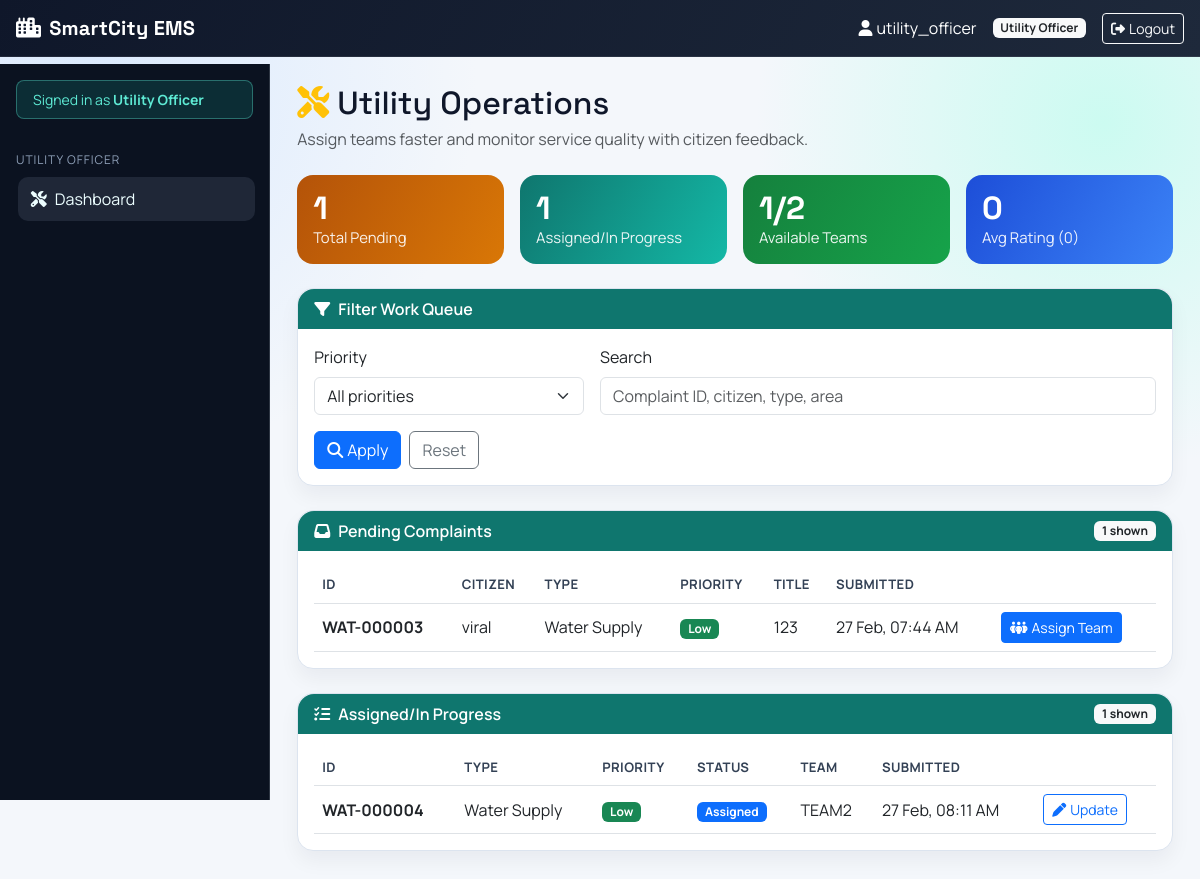
Before: /utilities/officer/ (signed in) with the older database file.
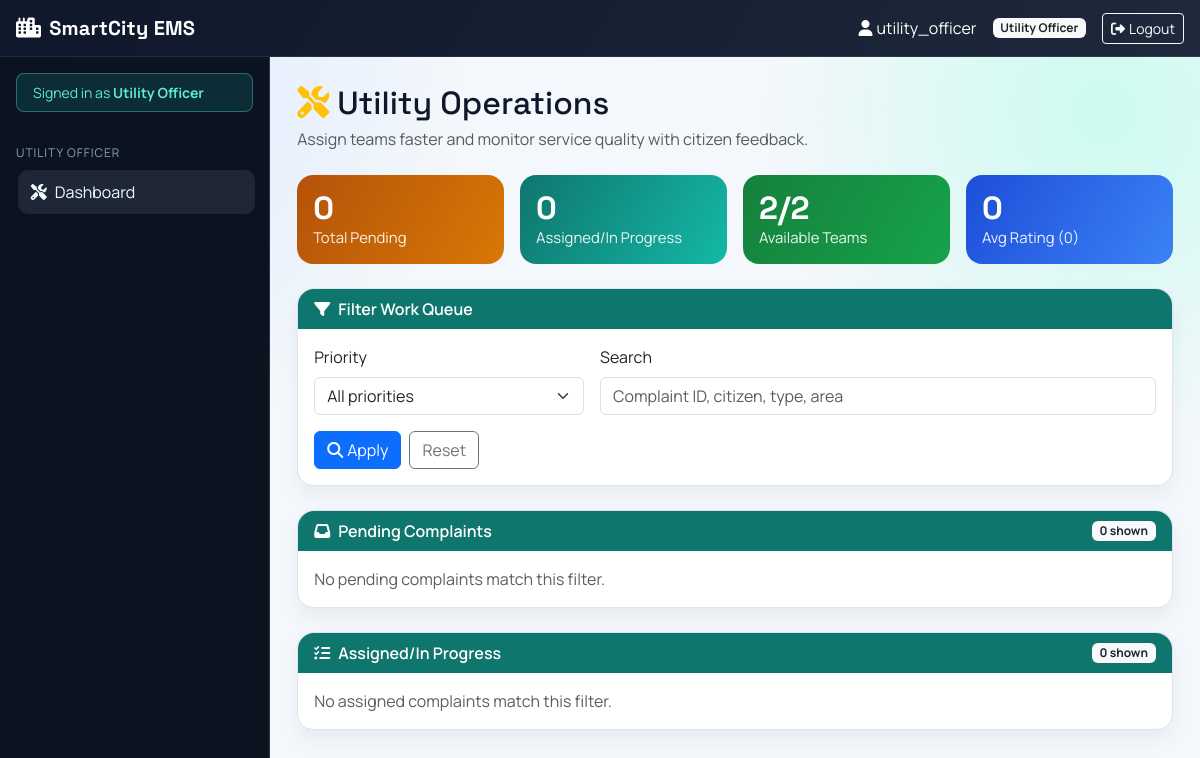
After: the same page with the newer database file.
### utilities/models.py (models this page shows, shortened)
class Complaint(models.Model):
    citizen = models.ForeignKey(
        User,
        on_delete=models.CASCADE,
        related_name='complaints'
    )
    STATUS_CHOICES = [
        ('pending', 'Pending'),
        ('assigned', 'Assigned'),
        ('in_progress', 'In Progress'),
        ('resolved', 'Resolved'),
        ('escalated', 'Escalated'),
        ('rejected', 'Rejected'),
    ]
    PRIORITY_CHOICES = [
        ('high', 'High'),
        ('medium', 'Medium'),
        ('low', 'Low'),
    ]
    citizen = models.ForeignKey(User, on_delete=models.CASCADE, related_name='complaints')
    utility_type = models.ForeignKey(UtilityType, on_delete=models.PROTECT)
    complaint_id = models.CharField(max_length=20, unique=True, editable=False)
    title = models.CharField(max_length=200)
    description = models.TextField()
    priority = models.CharField(max_length=20, choices=PRIORITY_CHOICES, default='medium')
    status = models.CharField(max_length=20, choices=STATUS_CHOICES, default='pending')
    location_lat = models.DecimalField(max_digits=9, decimal_places=6, null=True, blank=True)
    location_lng = models.DecimalField(max_digits=9, decimal_places=6, null=True, blank=True)
    address = models.TextField()
    landmark = models.CharField(max_length=200, blank=True)
    assigned_officer = models.ForeignKey(
        User,
        on_delete=models.SET_NULL,
        null=True,
        blank=True,
        related_name='assigned_complaints',
        limit_choices_to={'role': 'utility_officer'}
    )
    created_at = models.DateTimeField(auto_now_add=True)
    updated_at = models.DateTimeField(auto_now=True)
    assigned_at = models.DateTimeField(null=True, blank=True)
    resolved_at = models.DateTimeField(null=True, blank=True)
    escalated_at = models.DateTimeField(null=True, blank=True)
    resolution_notes = models.TextField(blank=True)
    satisfaction_rating = models.IntegerField(
        null=True,
        blank=True,
        choices=[(i, i) for i in range(1, 6)],
        help_text="Rate 1-5 after resolution"
    )

class UtilityType(models.Model):
    name = models.CharField(max_length=100)
    description = models.TextField()
    department = models.CharField(max_length=100)
    icon = models.CharField(max_length=50, default='wrench')

class UtilityTeamAssignment(models.Model):
    complaint = models.ForeignKey('Complaint', on_delete=models.CASCADE, related_name='team_assignments')
    team = models.ForeignKey('UtilityTeam', on_delete=models.PROTECT)
    assigned_by = models.ForeignKey('accounts.User', on_delete=models.PROTECT, related_name='utility_assignments_made')
    assigned_at = models.DateTimeField(auto_now_add=True)
    status = models.CharField(max_length=20, choices=[
        ('assigned', 'Assigned'),
        ('in_progress', 'In Progress'),
        ('resolved', 'Resolved'),
    ], default='assigned')

class UtilityTeam(models.Model):
    TEAM_TYPE_CHOICES = [
        ('water', 'Water Supply Response'),
        ('electricity', 'Electricity Response'),
        ('road_maintenance', 'Road Maintenance'),
        ('garbage', 'Garbage Management'),
        ('public_works', 'Public Works'),
        ('special_operations', 'Special Operations'),
    ]
    name = models.CharField(max_length=100)
    team_type = models.CharField(max_length=50, choices=TEAM_TYPE_CHOICES, default='water')
    team_size = models.IntegerField(default=0)
    workers = models.ManyToManyField(
        'accounts.User',
        limit_choices_to={'role': 'worker'},
        related_name='utility_teams'
    )
    vehicles = models.ManyToManyField(
        'emergency.EmergencyVehicle',  # Reuse emergency vehicles for utility teams
        related_name='utility_teams',
        blank=True
    )
    equipment = models.TextField(blank=True)
    team_leader = models.ForeignKey(
        'accounts.User',
        on_delete=models.SET_NULL,
        null=True,
        related_name='led_utility_teams',
        limit_choices_to={'role': 'worker'},
        blank=True
    )
    is_available = models.BooleanField(default=True)
    created_at = models.DateTimeField(auto_now_add=True)
    class Meta:
        ordering = ['name']

### accounts/models.py (models this page shows, shortened)
class User(AbstractUser):
    ROLE_CHOICES = [
        ('citizen', 'Citizen'),
        ('government_authority', 'Government Authority'),
        ('emergency_operator', 'Emergency Operator'),
        ('utility_officer', 'Utility Officer'),
        ('team_admin', 'Team Administrator'),
        ('worker', 'Worker'),
    ]
    role = models.CharField(max_length=50, choices=ROLE_CHOICES, default='citizen')
    phone_number = models.CharField(max_length=15, blank=True)
    address = models.TextField(blank=True)

### utilities/views.py (the view, shortened to what this page needs)
# urls.py: path('officer/', views.officer_dashboard, name='officer_dashboard'),
@login_required
def officer_dashboard(request):
    if request.user.role != 'utility_officer':
        messages.error(request, 'Access denied. Only utility officers can access this page.')
        return redirect('dashboard:dashboard')
    selected_priority = request.GET.get('priority', '').strip()
    search_query = request.GET.get('q', '').strip()
    valid_priorities = {choice[0] for choice in Complaint.PRIORITY_CHOICES}
    pending_complaints = Complaint.objects.filter(status='pending').select_related('citizen', 'utility_type')
    assigned_complaints = Complaint.objects.filter(
        status__in=['assigned', 'in_progress']
    ).select_related('citizen', 'utility_type').prefetch_related('team_assignments__team')
    if selected_priority in valid_priorities:
        pending_complaints = pending_complaints.filter(priority=selected_priority)
        assigned_complaints = assigned_complaints.filter(priority=selected_priority)
    else:
        selected_priority = ''
    pending_complaints = pending_complaints.order_by('-created_at')
    assigned_complaints = assigned_complaints.order_by('-created_at')
    total_assigned = Complaint.objects.filter(status__in=['assigned', 'in_progress']).count()
    total_pending = Complaint.objects.filter(status='pending').count()
    in_progress = Complaint.objects.filter(status='in_progress').count()
    resolved_today = Complaint.objects.filter(
        status='resolved',
        resolved_at__date=timezone.now().date(),
    ).count()
    total_teams = UtilityTeam.objects.count()
    available_teams = UtilityTeam.objects.filter(is_available=True).count()
    rated_queryset = Complaint.objects.filter(status='resolved', satisfaction_rating__isnull=False)
    average_satisfaction = rated_queryset.aggregate(avg=Avg('satisfaction_rating'))['avg'] or 0
    context = {
        'assigned_complaints': assigned_complaints,
        'pending_complaints': pending_complaints,
        'total_assigned': total_assigned,
        'total_pending': total_pending,
        'in_progress': in_progress,
        'resolved_today': resolved_today,
        'total_teams': total_teams,
        'available_teams': available_teams,
        'average_satisfaction': round(average_satisfaction, 2),
        'rated_resolved_count': rated_queryset.count(),
        'priority_options': Complaint.PRIORITY_CHOICES,
        'selected_priority': selected_priority,
        'search_query': search_query,
        'filtered_pending_count': pending_complaints.count(),
        'filtered_assigned_count': assigned_complaints.count(),
    }
    return render(request, 'utilities/officer_dashboard.html', context)

### templates/utilities/officer_dashboard.html (shortened to what the changed rows need)
{% extends 'dashboard/base_dashboard.html' %}
{% block dashboard_content %}
<div class="d-flex flex-wrap justify-content-between align-items-start mb-4 gap-2">
  <div>
    <h2 class="mb-1"><i class="fas fa-screwdriver-wrench me-2 text-warning"></i>Utility Operations</h2>
  </div>
</div>
<div class="row g-3 mb-4">
  <div class="col-sm-6 col-xl-3">
    <div class="stat-card warning h-100">
      <div class="stat-number">{{ total_pending }}</div>
      <div class="stat-label">Total Pending</div>
    </div>
  </div>
  <div class="col-sm-6 col-xl-3">
    <div class="stat-card primary h-100">
      <div class="stat-number">{{ total_assigned }}</div>
      <div class="stat-label">Assigned/In Progress</div>
    </div>
  </div>
  <div class="col-sm-6 col-xl-3">
    <div class="stat-card success h-100">
      <div class="stat-number">{{ available_teams }}/{{ total_teams }}</div>
      <div class="stat-label">Available Teams</div>
    </div>
  </div>
</div>
<div class="card mb-4">
  <div class="card-header d-flex justify-content-between align-items-center">
    <span><i class="fas fa-inbox me-2"></i>Pending Complaints</span>
    <span class="badge bg-light text-dark">{{ filtered_pending_count }} shown</span>
  </div>
  <div class="card-body">
    {% if pending_complaints %}
    <div class="table-responsive">
      <table class="table table-hover align-middle mb-0">
        <thead>
          <tr>
            <th>ID</th>
            <th>Citizen</th>
            <th>Type</th>
            <th>Priority</th>
            <th>Title</th>
            <th>Submitted</th>
            <th></th>
          </tr>
        </thead>
        <tbody>
          {% for comp in pending_complaints %}
          <tr>
            <td><strong>{{ comp.complaint_id }}</strong></td>
            <td>{{ comp.citizen.username }}</td>
            <td>{{ comp.utility_type.name }}</td>
            <td>
              {% if comp.priority == 'low' %}<span class="badge bg-success">Low</span>{% endif %}
            </td>
            <td>{{ comp.title|truncatewords:6 }}</td>
            <td>{{ comp.created_at|date:"d M, h:i A" }}</td>
            <td>
              <a href="{% url 'utilities:assign_utility_team' comp.id %}" class="btn btn-sm btn-primary">
                <i class="fas fa-people-group me-1"></i>Assign Team
              </a>
            </td>
          </tr>
          {% endfor %}
        </tbody>
      </table>
    </div>
    {% else %}
    <p class="text-muted mb-0">No pending complaints match this filter.</p>
    {% endif %}
  </div>
</div>
<div class="card">
  <div class="card-header d-flex justify-content-between align-items-center">
    <span><i class="fas fa-list-check me-2"></i>Assigned/In Progress</span>
    <span class="badge bg-light text-dark">{{ filtered_assigned_count }} shown</span>
  </div>
  <div class="card-body">
    {% if assigned_complaints %}
    <div class="table-responsive">
      <table class="table table-hover align-middle mb-0">
        <thead>
          <tr>
            <th>ID</th>
            <th>Type</th>
            <th>Priority</th>
            <th>Status</th>
            <th>Team</th>
            <th>Submitted</th>
            <th></th>
          </tr>
        </thead>
        <tbody>
          {% for comp in assigned_complaints %}
          <tr>
            <td><strong>{{ comp.complaint_id }}</strong></td>
            <td>{{ comp.utility_type.name }}</td>
            <td>
              {% if comp.priority == 'low' %}<span class="badge bg-success">Low</span>{% endif %}
            </td>
            <td>
              {% if comp.status == 'assigned' %}<span class="badge bg-primary">Assigned</span>{% endif %}
            </td>
            <td>{{ comp.team_assignments.last.team.name|default:'Not assigned' }}</td>
            <td>{{ comp.created_at|date:"d M, h:i A" }}</td>
            <td>
              {% if comp.team_assignments.last %}
              <a href="{% url 'utilities:update_team_assignment_status' comp.team_assignments.last.id %}" class="btn btn-sm btn-outline-primary">
                <i class="fas fa-pen me-1"></i>Update
              </a>
              {% else %}
              <span class="text-muted">-</span>
              {% endif %}
            </td>
          </tr>
          {% endfor %}
        </tbody>
      </table>
    </div>
    {% else %}
    <p class="text-muted mb-0">No assigned complaints match this filter.</p>
    {% endif %}
  </div>
</div>
{% endblock %}

Changed rows visible on the page:
no longer on this page (row edited): Complaint: complaint_id "WAT-000003", citizen.username "viral", utility_type.name "Water Supply", priority "Low", title "123", created_at "27 Feb, 07:44 AM", shown under "Utility Operations"
no longer on this page (row edited): Complaint: complaint_id "WAT-000004", utility_type.name "Water Supply", priority "Low", status "Assigned", team_assignments.last.team.name "TEAM2", created_at "27 Feb, 08:11 AM", shows "Update"
Other visible differences:
{{ total_pending }}: "1" → "0"
{{ total_assigned }}: "1" → "0"
{{ available_teams }}: "1" → "2"
{{ filtered_pending_count }}: "1" → "0"
{{ filtered_assigned_count }}: "1" → "0"
text no longer shown: "ID CITIZEN TYPE PRIORITY TITLE SUBMITTED ID TYPE PRIORITY STATUS TEAM SUBMITTED"
text now shown: "No pending complaints match this filter. No assigned complaints match this filter."
